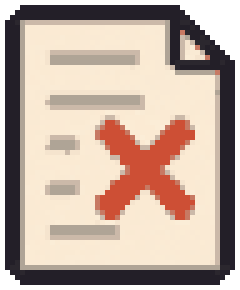
#> input picture assets/道具库/不及格试卷.png, 48 x 58 px (shown 5 times larger)
$ python -i kit.py   (imports and definitions only)
#> lines starting #> are read from the running program, lines starting #| are printed output that depends on the picture
"""像素喵剧团 v4 画面工具包。两层：
  像素层：270×480 逻辑像素，画场景、道具、角色（chibi.py 的单色简约猫），最近邻放大 4 倍；
  涂鸦层：1080×1920 高清，画所有文字和标注（doodle.py：手写粗体字 + 白描边、贴纸、气泡、箭头、取景框）。
所有坐标都用逻辑像素（0–270 × 0–480），涂鸦的字号用成片像素。

  fr = Frame(bg)                                   # 竖屏 270×480；横封面用 Frame(size=HCOVER)，即 360×270
  fr.cat('大比', x, 脚底y, s=3, view='front'|'back'|'side'|'top', expr=..., talk=True, flip=True)
  fr.paws('大宝', y)                              # 第一人称：画面下方两只爪子
  fr.text / title / bubble / sticker / arrow / wiggle / viewfinder / motion   # 涂鸦层
  fr.spot(cx, cy, r, a) · fr.wipe(t, t0, '段落名')
  fr.photo('素材/图/xxx.jpg', dark=0.7, fx=0.8)       # 真实照片当背景：自动像素化、减色、调明暗
  img = fr.render()                                # 1080×1920
安全区（逻辑像素）：标题放 y 30–100，角色和情境放 100–340，字幕固定在 355（成片 1420），最下面 380 以下留给平台按钮；
右侧 x>230、y 225–400 是点赞评论按钮，主角的脸别放进去。
"""
import math
import random
from pathlib import Path
import numpy as np
from PIL import Image, ImageDraw
import chibi as cb
import doodle as dd

W, H, S = 270, 480, 4
HCOVER = (360, 270)          # 横封面 4:3 的逻辑画布（成片 1440×1080）
PAPER, INK, CARD = (242, 236, 223), (36, 32, 44), (255, 252, 244)
YOU, TOMATO, TEAL, GREY, LIGHT, MINT, NIGHT = (245, 194, 71), (229, 83, 60), (44, 150, 132), (204, 196, 180), (250, 226, 160), (206, 232, 226), (64, 72, 104)
DIM = (120, 112, 100)
COLOR = {n: v['body'] for n, v in cb.CAST.items()}
_GRAIN = {}
def _grain(w, h):
    if (w, h) not in _GRAIN: _GRAIN[(w, h)] = np.random.default_rng(3).random((h, w)) < 0.03
    return _GRAIN[(w, h)]


def clamp(x, a=0., b=1.): return a if x < a else b if x > b else x
def ease(u): u = clamp(u); return u * u * (3 - 2 * u)
def eout(u): u = clamp(u); return 1 - (1 - u) ** 3
def lerp(a, b, u): return a + (b - a) * u
# [5 lines left out: function pop, not called in this run]
def blink(t, seed=0): return ((t + seed * 0.71) % (2.6 + (seed % 5) * 0.37)) < 0.12
def talking(t, t0, t1): return t0 <= t < t1 and int((t - t0) / 0.13) % 2 == 0
def bob(t, seed=0): return 1 if ((t + seed * 0.3) % 0.8) < 0.4 else 0
def step(t, t0, t1): return int((t - t0) / 0.11) % 4 if t0 <= t < t1 else 0
def walk_x(t, t0, t1, x0, x1): return lerp(x0, x1, ease((t - t0) / max(1e-6, t1 - t0)))
def shake(t, t0, dur=0.3, amp=2): return int(round(amp * math.sin(t * 90))) if t0 <= t < t0 + dur else 0


_PHOTO = {}


def photo_bg(path, size=(W, H), fx=0.5, fy=0.5, zoom=1.0, dark=1.0, sat=0.85, colors=32, tint=None, blur=0):
    """真实照片 → 像素背景：按画幅裁切（fx/fy 是裁切窗口的位置 0–1，zoom 越大裁得越近），缩到逻辑像素网格，
    降一点饱和、调明暗（dark<1 压暗）、可叠一层色调 tint，再减到 colors 种颜色（不抖动），和像素猫的颗粒一致。结果会缓存。"""
#> called with path = '../../assets/道具库/不及格试卷.png', size = (270, 480), fx = 0.5, fy = 0.5, zoom = 1, dark = 1, sat = 0.85, colors = 32
    from PIL import ImageEnhance, ImageFilter
    key = (str(path), tuple(size), fx, fy, zoom, dark, sat, colors, tint, blur)
    if key not in _PHOTO:
        im = Image.open(path).convert('RGB'); w, h = size; r = w / h
#> after `im = Image.open(path).convert('RGB')`:
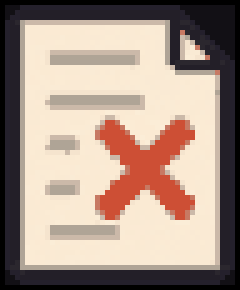
#> im: PIL image 48x58 RGB (shown 5 times larger); mean R, G, B 167.6, 147.2, 134.7
        cw, ch = (im.height * r, im.height) if im.width / im.height > r else (im.width, im.width / r)
#> cw = 32.62; ch = 58
        cw, ch = cw / zoom, ch / zoom
        x0, y0 = (im.width - cw) * fx, (im.height - ch) * fy
#> x0 = 7.69; y0 = 0
        im = im.crop((int(x0), int(y0), int(x0 + cw), int(y0 + ch)))
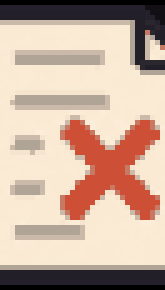
#> im: PIL image 33x58 RGB (shown 5 times larger); mean R, G, B 199.1, 172.9, 156
        if blur: im = im.filter(ImageFilter.GaussianBlur(blur * im.width / w))
        im = im.resize((w, h), Image.BOX)
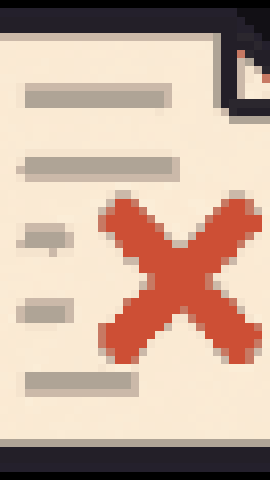
#> im: PIL image 270x480 RGB; mean R, G, B 199.3, 173.1, 156.2
        im = ImageEnhance.Color(im).enhance(sat); im = ImageEnhance.Brightness(im).enhance(dark)
        if tint: im = Image.blend(im, Image.new('RGB', im.size, tint), 0.18)
        _PHOTO[key] = im.quantize(colors, method=Image.Quantize.MEDIANCUT, dither=Image.Dither.NONE).convert('RGB')
    return _PHOTO[key]


PROPS_DIR = Path(__file__).resolve().parents[2] / 'assets' / '道具库'
_PROP = {}


# [8 lines left out: function _prop, not called in this run]


def props_list():
    """道具库里所有道具的名字。"""
    return sorted(x.stem for x in PROPS_DIR.glob('*.png'))


SPEAKS = {}          # 角色 → 它的台词 id 列表（build_pixel.py 从 film.SPEAKS 填进来），actor() 据此自动张嘴


# [30 lines left out: functions hop, actor, zoom_op, not called in this run]


class Frame:
    # [99 lines left out: functions __init__, cat, focus, burst, bolt, gloom and 4 more, not called in this run]

    def photo(self, path, x=0, y=0, size=None, **kw):
        """把一张真实照片处理成像素背景贴上（size 不写就铺满画面；分屏时给格子大小）。参数见 photo_bg。"""
        im = photo_bg(path, size or (self.w, self.h), **kw); self.art.paste(im, (int(x), int(y))); self.d = ImageDraw.Draw(self.art)

    def emote(self, kind, x, y, s=3):
        t = Image.fromarray(cb.emote(kind).repeat(s, 0).repeat(s, 1)); self.art.paste(t, (int(x - t.width / 2), int(y)), t)

    # [14 lines left out: functions paws, spot, not called in this run]

    # ---------------- 涂鸦层（坐标逻辑像素，字号成片像素）
    def text(self, s, x, y, size=64, col=None, **kw):
        if col is not None: kw['col'] = col
        self.ops.append(('text', (s, x * S, y * S, size), kw))
    def title(self, s, y=86, size=110, **kw):
        kw.setdefault('stroke', 12); self.ops.append(('text', (s, self.w / 2 * S, y * S, size), kw))
    def bubble(self, s, x, y, size=52, think=False, tail=None, **kw):
        self.ops.append(('bubble', (s, x * S, y * S, size), dict(think=think, tail=(tail[0] * S, tail[1] * S) if tail else None, **kw)))
    def sticker(self, s, x, y, size=56, bg=YOU, fg=INK, rot=-3, seed=0): self.ops.append(('sticker', (s, x * S, y * S, size, bg, fg, rot, seed), {}))
    def arrow(self, p0, p1, col=INK, seed=0, bend=0.25): self.ops.append(('arrow', ((p0[0] * S, p0[1] * S), (p1[0] * S, p1[1] * S), col, 8, seed, bend), {}))
    def wiggle(self, pts, col=INK, width=6, seed=0): self.ops.append(('wobble_line', ([(x * S, y * S) for x, y in pts], col, width, seed), {}))
    def viewfinder(self, x0, y0, x1, y1, col=(255, 255, 255)): self.ops.append(('viewfinder', (x0 * S, y0 * S, x1 * S, y1 * S, col), {}))
    def motion(self, x, y, n=3, length=14, vertical=False, col=INK, seed=0): self.ops.append(('motion', (x * S, y * S, n, length * S, col, seed, vertical), {}))
    def box(self, x0, y0, x1, y1, col=INK, fill=None, seed=0): self.ops.append(('wobble_box', (x0 * S, y0 * S, x1 * S, y1 * S, col, 6, fill, seed), {}))

    # [28 lines left out: functions wipe, zoomed_ops, render, not called in this run]


SERIES = '猫说心理学'


# [65 lines left out: functions douyin_cover, caption_chunks, not called in this run]


def draw_topbar(fr, text, size=64):
    """顶部全程不变的一句标题（FORMAT 短视频用）：白底黑字，成片 y≈250，抖音顶栏下方。场景里的贴纸放在 y ≥ 95。"""
    fr.sticker(text, W / 2, 62, size, (255, 255, 255), INK, rot=0, seed=11)


# [8 lines left out: function draw_caption, not called in this run]

>>> result = photo_bg('../../assets/道具库/不及格试卷.png')

$ run again, on assets/道具库/公交车.png
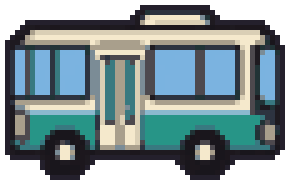
#> input picture assets/道具库/公交车.png, 58 x 37 px (shown 5 times larger)
#> in photo_bg, `im = Image.open(path).convert('RGB')`:
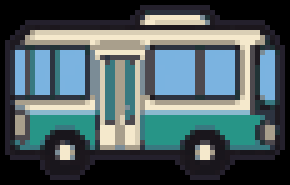
#> im: PIL image 58x37 RGB (shown 5 times larger); mean R, G, B 76.7, 93.1, 96
#> in photo_bg, `im = im.resize((w, h), Image.BOX)`:
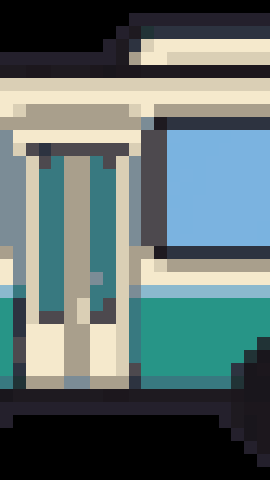
#> im: PIL image 270x480 RGB; mean R, G, B 95.8, 112.1, 111.3
